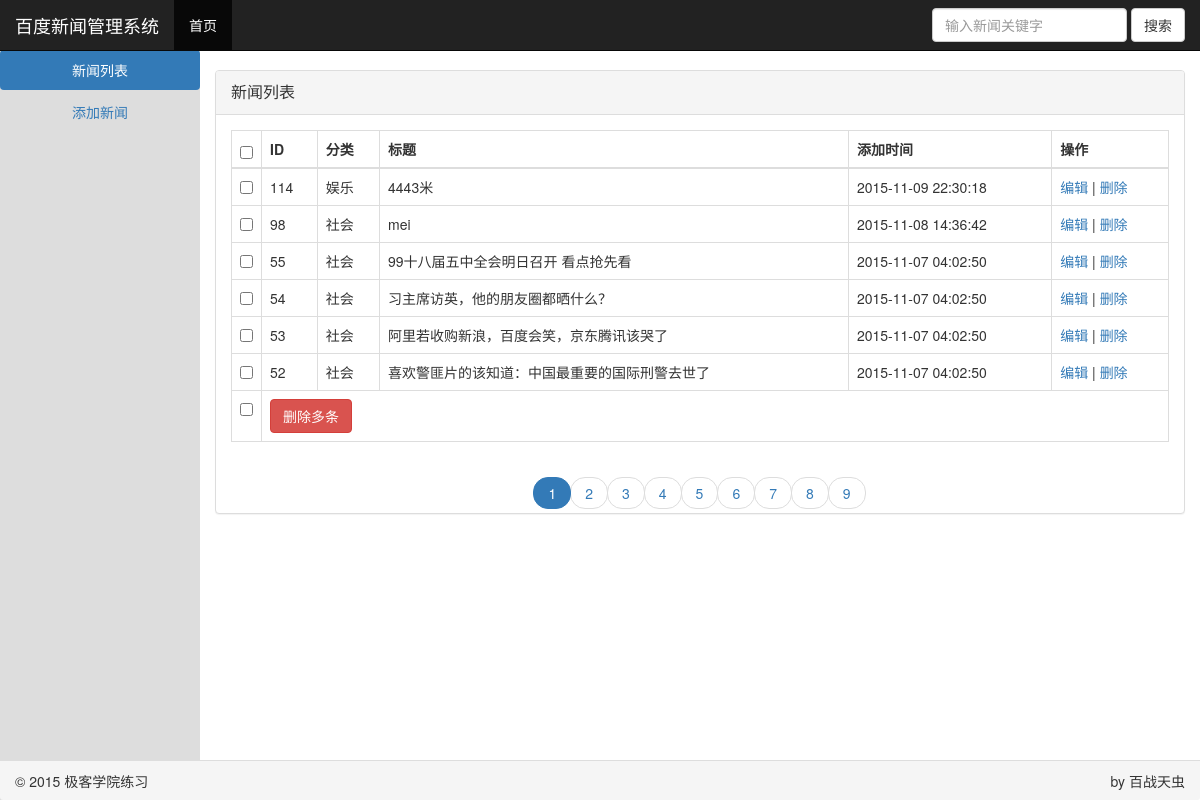
/php/bdnews0/admin/index.php, run on the app's committed database.
### tables this page shows
CREATE TABLE `news` (
  `id` int(11) NOT NULL auto_increment,
  `tid` int(11) NOT NULL,
  `main_title` varchar(255) NOT NULL,
  `second_abs` varchar(255) NOT NULL,
  `picture` varchar(255) NOT NULL,
  `link` varchar(255) NOT NULL,
  `time` datetime NOT NULL,
  PRIMARY KEY  (`id`)
);

### php/bdnews0/admin/index.php (the view, shortened to what this page needs)
<!DOCTYPE html>
<html>
<html lang="zh-cn">
<link href="css/bootstrap.min.css" rel="stylesheet" media="screen">
<link rel="stylesheet" href="css/mystyle.css"/>
</head>
<body>
<nav class="nav navbar navbar-inverse navbar-fixed-top" role="navigation">
    <div class="container-fluid">
        <div class="navbar-header">
            <a href="#" class="navbar-brand">百度新闻管理系统</a>
        </div>
        <div class="collapse navbar-collapse" id="n">
            <ul class="nav navbar-nav">
                <li class="active">
                    <a href="#">首页</a>
                </li>
            </ul>
<form action="" class="navbar-form navbar-right" id="topForm">
                <div class="form-group">
                    <input type="text" class="form-control" placeholder="输入新闻关键字" name="keywords"/>
                </div>
                <button type="submit" class="btn btn-default">搜索</button>
            </form>
        </div>
    </div>
</nav>
<div class="container-fluid">
    <div class="row">
        <div class="col-xs-2 sidebar">
            <ul class="nav  nav-pills nav-stacked" role="tablist">
                <li class="active">
                    <a href="#newslist" role="tab" data-toggle="tab">新闻列表</a>
                </li>
  <li>
                    <a href="#addnews" role="tab" data-toggle="tab">添加新闻</a>
                </li>
            </ul>
        </div>
        <div class="col-xs-10 main col-xs-offset-2"  style="padding-top:70px;">
			<div class="tab-content">
			<div class="tab-pane active" id="newslist">
			<div class="row">
                <div class="col-xs-12">
                    <div class="panel panel-default">
                        <div class="panel-heading">
                            <div class="panel-title">新闻列表</div>
                        </div>
                        <div class="panel-body">
						<form action="index.php?t=newslist" method="post">
                            <table class="table table-bordered table-hover">
                                <thead>
                                <tr>
                                    <th align="center" width="30"><input type="checkbox" class="checkbox chk_all"/></th>
									<th>ID</th>
									<th>分类</th>
                                    <th>标题</th>
                                    <th>添加时间</th>
                                    <th>操作</th>
                                </tr>
                                </thead>
                                <tbody>
								<?php
								$pagesize=6;
								$pageget=$_GET["page"] ? $_GET["page"] : 1;
								$page=($pageget-1)*$pagesize;
								$keywords=$_GET["keywords"];
								$where="";
								if($keywords!==""){
									$where="where `main_title`like'%".$keywords."%'" ;
								}
									$sqllist="select * from news $where order by `id` desc limit $page,$pagesize";
									$list_query=mysql_query($sqllist);
									while($row=mysql_fetch_array($list_query)){
									switch($row["tid"]){
									case "1":
									$typename="社会";
									break;
									case "4":
									$typename="娱乐";
									break;
									}
										echo '
										<tr>
                                    <td align="center"><input type="checkbox" class="checkbox" value="'.$row["id"].'" name="listid[]"/></td>
									<td>'.$row["id"].'</td>
									<td>'.$typename.'</td>
                                    <td>'.$row["main_title"].'</td>
                                    <td>'.$row["time"].'</td>
                                    <td><a href="?t=editnews&eid='.$row["id"].'">编辑</a> | <a href="?t=del&eid='.$row["id"].'" class="delete">删除</a></td>
                                </tr>
										';
									}
								?>
                                          <tr>
										  <td><input type="checkbox" class="checkbox chk_all"/></td>
										  <td colspan="5"><input class="btn btn-danger" type="submit"  name="delete" value="删除多条" id="delbtn"/></td>
										  </tr>
                                </tbody>
                            </table>
							</form>
                        </div>
                        <div class="pager" id="table-page">
                            <nav>
                                <ul class="pagination">
								<?php
									$sqlnum="select count(*) from news $where";
									$num_query=mysql_query($sqlnum);
									$rownum=mysql_fetch_array($num_query);
									$pagenum=ceil($rownum[0]/$pagesize);
									for($i=0;$i<$pagenum;$i++){
									$p=$i+1;
									echo '<li ';
									if($p==$_GET["page"]){
									echo 'class="active"';
									}
									if($p==1 && $_GET["page"]==""){
									echo 'class="active"';
									}
									echo '><a href="?page='.$p.'&keywords='.$keywords.'">'.$p.'</a></li>';
									}
								?>
                                </ul>
                            </nav>
                        </div>
                    </div>
                </div>
            </div>
			</div>
			</div>
        </div>
    </div>
</div>
<footer id="footer" class="panel-footer">
    <p class="pull-right">by 百战天虫</p>
    <p>&copy; 2015 极客学院练习 </p>
</footer>
</body>
</html>

### php/bdnews0/admin/css/mystyle.css (style rules this page uses)
body { height: 100%; }
html { height: 100%;; }
#footer { width: 100%; position: fixed; height: 40px; line-height: 40px;; bottom: 0; padding: 0 15px; clear: both; z-index: 1000; }
.sidebar { background-color: #ddd; padding:0 ; position: absolute; height: 100%; position: fixed;top:50px;bottom: 0; }
#table-page { margin: 0; }
#table-page ul { margin: 0; }
.sidebar ul li a { text-align: center;padding:10px; }

### data on the page
news: id "114", tid "娱乐", main_title "4443米", time "2015-11-09 22:30:18"
news: id "98", tid "社会", main_title "mei", time "2015-11-08 14:36:42"
news: id "55", tid "社会", main_title "99十八届五中全会明日召开 看点抢先看", time "2015-11-07 04:02:50"
news: id "54", tid "社会", main_title "习主席访英，他的朋友圈都晒什么？", time "2015-11-07 04:02:50"
news: id "53", tid "社会", main_title "阿里若收购新浪，百度会笑，京东腾讯该哭了", time "2015-11-07 04:02:50"
news: id "52", tid "社会", main_title "喜欢警匪片的该知道：中国最重要的国际刑警去世了", time "2015-11-07 04:02:50"

### other printed values
$p "1"
$p "2"
$p "3"
$p "4"
$p "5"
$p "6"
$p "7"
$p "8"
$p "9"
